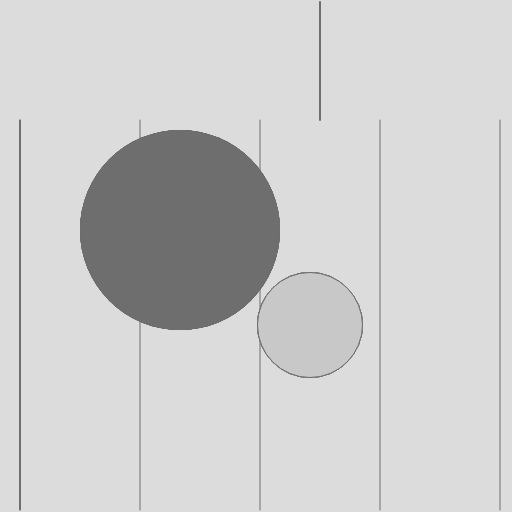
Frame 1 (no input)
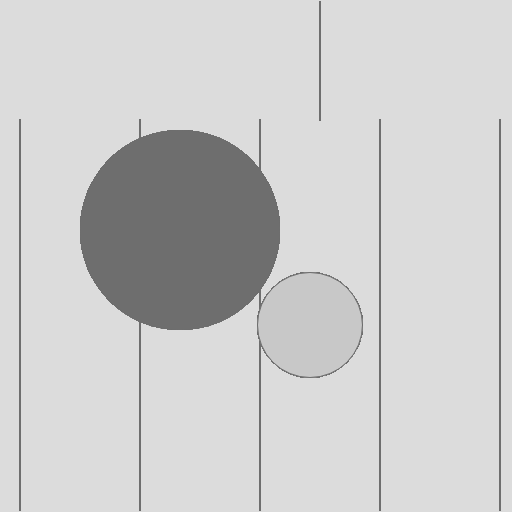
Frame 60 (no input)
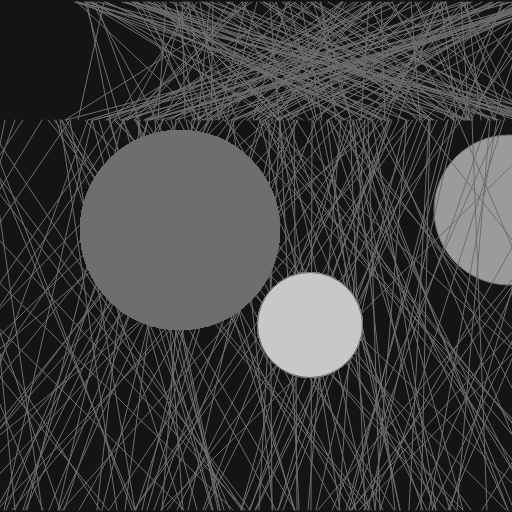
Frame 120 (the mouse pressed at the canvas centre since frame 60)

The p5.js sketch that drew these frames (run headless with seeded random() and noise() and a simulated clock; from frame 60 on, the mouse is pressed at the canvas centre):

// p5.js sketch
// ── sketch.js
/* Inspirado en la obra de Frieder Nake

https://creacionhibrida.net/frieder-nake-pionero-del-arte-algoritmico/

A partir del movimiento del mouse, varía si el movimiento es rá pido o lento. El circulo que se mueve de izquierda a derecha aparecen con el movimiento rápido del mouse soble el lienzo */

let circul = 100;

function setup() {
  createCanvas(512, 512);
  background(220)
}

function draw() {
  
  // Dos conjuntos de lineas que se generan de forma random
  
  for (let x = 20; x < width; x += 120) {
    let mx = mouseX / 1;
    let desplazamientoA =  int (random(-mx, mx));
    let desplazamientoB  = int (random(-mx, mx));
    line(x - desplazamientoA, 120, x + desplazamientoB, 510);
    for (let x = 320; x < width; x += 320) {
      let desplazamientoA = int (random(-mx, mx));
      let desplazamientoB = int (random(-mx, mx));
      line(x - desplazamientoA, 2, x + desplazamientoB, 120);
    }
   
   // Circulo mas grande fijo  
    
    push();
    fill(150);
    strokeWeight(200);
    point(180, 230);
  
  //  movimiento del circulo 
    
    circul += 1;
    
    pop();

    fill(200);
    circle(310, 325, 105);
    stroke(110);
    
  // Despazamiento del circulo 
    
    push();
    if (frameCount <= desplazamientoB) {
      fill(155);
      if (circul <= width) {
        background(20);
        circle(circul, 210, 150);
        pop();
        stroke(126);
      }
    }
  }
}
document.oncontextmenu = function () {
  return false;
};
